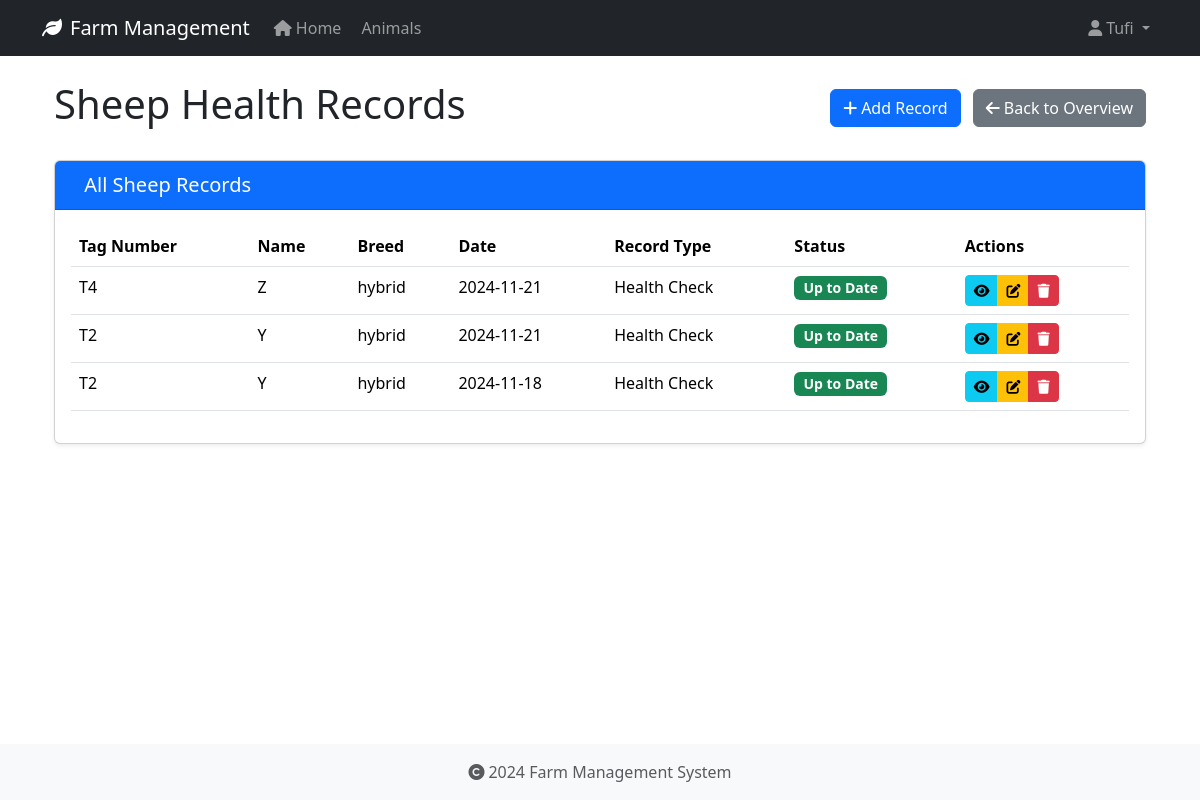
The app's page /health-records/type/sheep (signed in) with its own data.
### app/models/user.py (models this page shows, shortened)
class User(UserMixin, db.Model):
    id = db.Column(db.Integer, primary_key=True)
    username = db.Column(db.String(80), unique=True, nullable=False)
    email = db.Column(db.String(120), unique=True, nullable=False)
    password_hash = db.Column(db.String(128))
    role = db.Column(db.String(20), default='user')
    created_at = db.Column(db.DateTime, default=datetime.utcnow)
    last_login = db.Column(db.DateTime)
    is_active = db.Column(db.Boolean, default=True)
    first_name = db.Column(db.String(50))
    last_name = db.Column(db.String(50))
    reset_token = db.Column(db.String(100), unique=True)  # Store password reset token
    reset_token_expiration = db.Column(db.DateTime)       # Store token expiration time

### app/models/animal.py (models this page shows, shortened)
class HealthRecord(db.Model):
    id = db.Column(db.Integer, primary_key=True)
    animal_id = db.Column(db.Integer, db.ForeignKey('animal.id', ondelete='CASCADE'), nullable=False)
    record_type = db.Column(db.String(50), nullable=False)  # Made nullable=False
    date = db.Column(db.Date, nullable=False)
    description = db.Column(db.Text, nullable=True)
    treatment = db.Column(db.Text, nullable=True)
    cost = db.Column(db.Float, nullable=True)
    next_due_date = db.Column(db.Date, nullable=True)
    created_at = db.Column(db.DateTime, default=datetime.utcnow, nullable=False)
    created_by_id = db.Column(db.Integer, db.ForeignKey('user.id', ondelete='SET NULL'), nullable=True)

class Animal(db.Model):
    id = db.Column(db.Integer, primary_key=True)
    tag_number = db.Column(db.String(50), unique=True, nullable=False, index=True)
    name = db.Column(db.String(100), nullable=True)  # Explicitly mark as nullable
    species = db.Column(db.String(50), nullable=False, index=True)
    breed = db.Column(db.String(50), nullable=True)
    date_of_birth = db.Column(db.Date, nullable=True)
    gender = db.Column(db.String(20), nullable=True)
    weight = db.Column(db.Float, nullable=True)
    status = db.Column(db.String(20), default='active', nullable=False)
    purchase_date = db.Column(db.Date, nullable=True)
    purchase_price = db.Column(db.Float, nullable=True)
    notes = db.Column(db.Text, nullable=True)
    created_at = db.Column(db.DateTime, default=datetime.utcnow, nullable=False)
    updated_at = db.Column(db.DateTime, default=datetime.utcnow, onupdate=datetime.utcnow, nullable=False)
    wool_type = db.Column(db.String(50), nullable=True)
    last_shearing = db.Column(db.Date, nullable=True)
    fleece_weight = db.Column(db.Float, nullable=True)
    wool_grade = db.Column(db.String(20), nullable=True)
    lambing_status = db.Column(db.String(50), nullable=True)
    lambing_date = db.Column(db.Date, nullable=True)
    milk_production = db.Column(db.Float, nullable=True)
    last_milking = db.Column(db.Date, nullable=True)  # Changed from DateTime to Date
    milk_quality = db.Column(db.String(20), nullable=True)
    calving_status = db.Column(db.String(50), nullable=True)
    calving_date = db.Column(db.Date, nullable=True)
    milk_fat_content = db.Column(db.Float, nullable=True)
    egg_production = db.Column(db.Integer, nullable=True)
    egg_color = db.Column(db.String(20), nullable=True)
    comb_type = db.Column(db.String(20), nullable=True)
    laying_status = db.Column(db.String(20), nullable=True)
    last_laying_date = db.Column(db.Date, nullable=True)
    egg_size = db.Column(db.String(20), nullable=True)
    category = db.Column(db.String(50), nullable=True)
    special_needs = db.Column(db.Text, nullable=True)
    diet_requirements = db.Column(db.Text, nullable=True)
    habitat = db.Column(db.String(100), nullable=True)
    health_records = db.relationship('HealthRecord', backref='animal', lazy=True, cascade='all, delete-orphan')

### app/routes/health_records.py (the view)
@bp.route('/type/<animal_type>')
@login_required
def list_by_type(animal_type):
    today = date.today()
    species = animal_type.capitalize()
    records = (HealthRecord.query
              .join(Animal)
              .filter(Animal.species == species)
              .order_by(HealthRecord.date.desc())
              .all())
    try:
        return render_template(f'health_records/{animal_type.lower()}/list.html',
                             records=records,
                             animal_type=species,
                             today=today)
    except TemplateNotFound:
        try:
            return render_template('health_records/shared/list.html',
                                 records=records,
                                 animal_type=species,
                                 today=today)
        except TemplateNotFound as e:
            print(f"Debug - Looking for templates at:")
            print(f"1. health_records/{animal_type.lower()}/list.html")
            print(f"2. health_records/shared/list.html")
            raise e

### app/models/user.py (called while the page is built)
@login_manager.user_loader
def load_user(user_id):
    return User.query.get(int(user_id))

### app/templates/health_records/sheep/list.html (shortened to what this page needs)
{% extends "base.html" %}
{% block content %}
<div class="container">
    <div class="d-flex justify-content-between align-items-center mb-4">
        <h1>{{ animal_type }} Health Records</h1>
        <div>
            {% if animal_type == 'Sheep' %}
                <a href="{{ url_for('health_records.add_sheep') }}" class="btn btn-primary me-2">
                    <i class="fas fa-plus me-1"></i>Add Record
                </a>
            {% elif animal_type == 'Cattle' %}
                <a href="{{ url_for('health_records.add_cattle') }}" class="btn btn-success me-2">
                    <i class="fas fa-plus me-1"></i>Add Record
                </a>
            {% elif animal_type == 'Goat' %}
                <a href="{{ url_for('health_records.add_goat') }}" class="btn btn-warning me-2">
                    <i class="fas fa-plus me-1"></i>Add Record
                </a>
            {% elif animal_type == 'Chicken' %}
                <a href="{{ url_for('health_records.add_chicken') }}" class="btn btn-info me-2">
                    <i class="fas fa-plus me-1"></i>Add Record
                </a>
            {% endif %}
            <a href="{{ url_for('health_records.index') }}" class="btn btn-secondary">
                <i class="fas fa-arrow-left me-1"></i>Back to Overview
            </a>
        </div>
    </div>
    <div class="card">
        <div class="card-header {% if animal_type == 'Sheep' %}bg-primary
                               {% elif animal_type == 'Cattle' %}bg-success
                               {% elif animal_type == 'Goat' %}bg-warning
                               {% elif animal_type == 'Chicken' %}bg-info{% endif %} text-white">
            <h2 class="h5 mb-0">
                All {{ animal_type }} Records
            </h2>
        </div>
        <div class="card-body">
            {% if records %}
                <div class="table-responsive">
                    <table class="table table-hover">
                        <thead>
                            <tr>
                                <th>Tag Number</th>
                                <th>Name</th>
                                <th>Breed</th>
                                <th>Date</th>
                                <th>Record Type</th>
                                <th>Status</th>
                                <th>Actions</th>
                            </tr>
                        </thead>
                        <tbody>
                            {% for record in records %}
                            <tr>
                                <td>{{ record.animal.tag_number }}</td>
                                <td>{{ record.animal.name or 'N/A' }}</td>
                                <td>{{ record.animal.breed or 'N/A' }}</td>
                                <td>{{ record.date.strftime('%Y-%m-%d') }}</td>
                                <td>{{ record.record_type }}</td>
                                <td>
                                    <span class="badge {% if record.next_due_date and record.next_due_date < today %}bg-danger
                                                   {% elif record.next_due_date == today %}bg-warning
                                                   {% else %}bg-success{% endif %}">
                                        {% if record.next_due_date and record.next_due_date < today %}
                                            Overdue
                                        {% elif record.next_due_date == today %}
                                            Due Today
                                        {% else %}
                                            Up to Date
                                        {% endif %}
                                    </span>
                                </td>
                                <td>
                                    <div class="btn-group btn-group-sm">
                                        <a href="{{ url_for('health_records.view', id=record.id) }}"
                                           class="btn btn-info" title="View">
                                            <i class="fas fa-eye"></i>
                                        </a>
                                        <a href="{{ url_for('health_records.edit', id=record.id) }}"
                                           class="btn btn-warning" title="Edit">
                                            <i class="fas fa-edit"></i>
                                        </a>
                                        <button type="button" class="btn btn-danger" title="Delete"
                                                onclick="confirmDelete({{ record.id }}, '{{ record.animal.tag_number }}')">
                                            <i class="fas fa-trash"></i>
                                        </button>
                                    </div>
                                </td>
                            </tr>
                            {% endfor %}
                        </tbody>
                    </table>
                </div>
            {% endif %}
        </div>
    </div>
</div>
{% endblock %}

### app/templates/base.html (shortened to what this page needs)
<!DOCTYPE html>
<html lang="en">
<head>
    <link rel="stylesheet" href="https://cdn.jsdelivr.net/npm/bootstrap@5.3.2/dist/css/bootstrap.min.css">
    <link rel="stylesheet" href="https://cdnjs.cloudflare.com/ajax/libs/font-awesome/6.0.0/css/all.min.css">
    <link rel="stylesheet" href="{{ url_for('static', filename='css/main.css') }}">
</head>
<body>
    <nav class="navbar navbar-expand-lg navbar-dark bg-dark">
        <div class="container">
            <a class="navbar-brand" href="{{ url_for('main.index') }}">
                <i class="fas fa-leaf me-2"></i>Farm Management
            </a>
            <div class="collapse navbar-collapse" id="navbarNav">
                <ul class="navbar-nav">
                    <li class="nav-item">
                        <a class="nav-link" href="{{ url_for('main.index') }}">
                            <i class="fas fa-home me-1"></i>Home
                        </a>
                    </li>
                    <li class="nav-item">
                        <a class="nav-link" href="{{ url_for('animals.index') }}">
                            Animals
                        </a>
                    </li>
                </ul>
                <ul class="navbar-nav ms-auto">
                    {% if current_user.is_authenticated %}
                        <li class="nav-item dropdown">
                            <a class="nav-link dropdown-toggle" href="#" id="userDropdown" role="button" data-bs-toggle="dropdown">
                                <i class="fas fa-user me-1"></i>{{ current_user.username }}
                            </a>
                        </li>
                    {% endif %}
                </ul>
            </div>
        </div>
    </nav>
    <main class="container mt-4">
        {% block content %}
        {% endblock %}
    </main>
    <footer class="footer mt-auto py-3 bg-light">
        <div class="container text-center">
            <span class="text-muted">
                <i class="fas fa-copyright me-1"></i>2024 Farm Management System
            </span>
        </div>
    </footer>
</body>
</html>

### app/static/css/main.css (style rules this page uses)
body { min-height: 100vh; display: flex; flex-direction: column; }
main { flex: 1 0 auto; }
.footer { flex-shrink: 0; }

### app/templates/health_records/sheep/list.html (style rules this page uses)
.card { box-shadow: 0 0.125rem 0.25rem rgba(0, 0, 0, 0.075); }
.card-header { padding: 0.75rem 1rem; }
.table th { font-weight: 600; }
.badge { font-size: 0.875rem; }

### records on screen
User: username "Tufi"
HealthRecord: animal.tag_number "T4", animal "Z", animal "hybrid", date "2024-11-21", record_type "Health Check", shows "Up to Date"
HealthRecord: animal.tag_number "T2", animal "Y", animal "hybrid", date "2024-11-21", record_type "Health Check", shows "Up to Date"
HealthRecord: animal.tag_number "T2", animal "Y", animal "hybrid", date "2024-11-18", record_type "Health Check", shows "Up to Date"

### other values on screen
{{ animal_type }} "Sheep"
